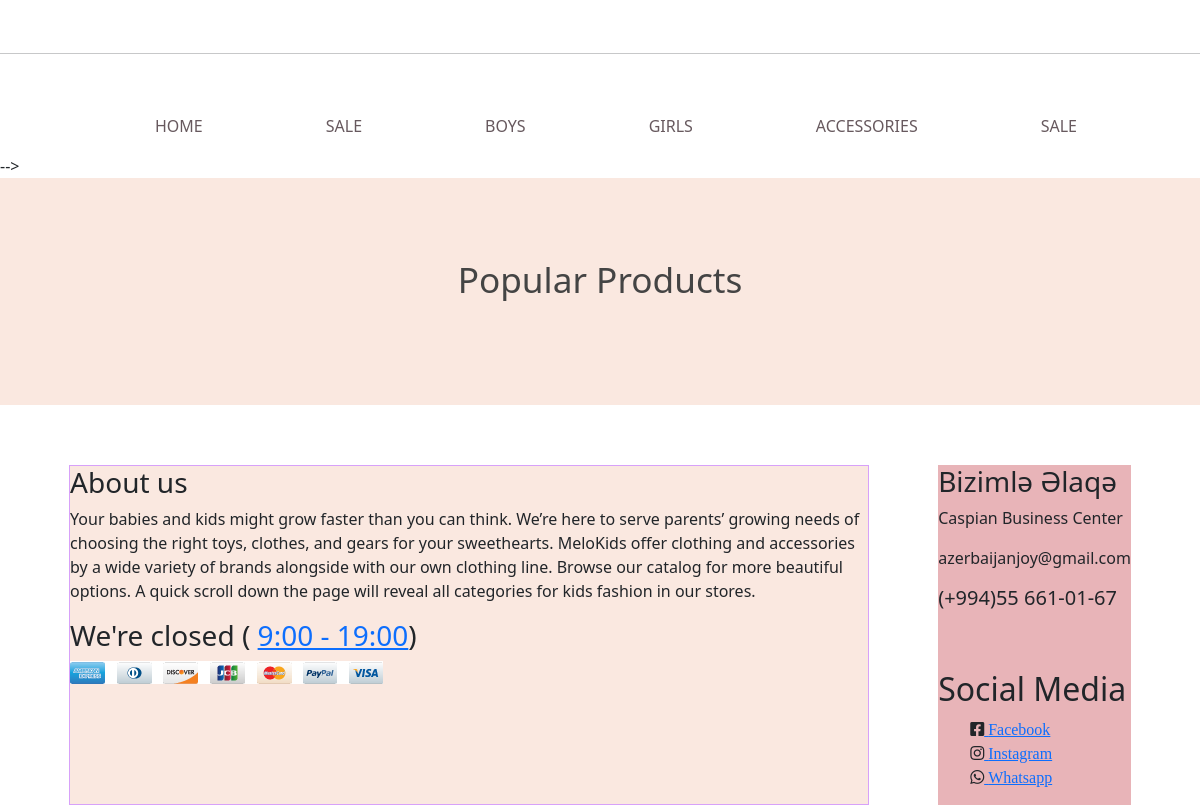
The page /products (lower part) on the database as committed earlier.
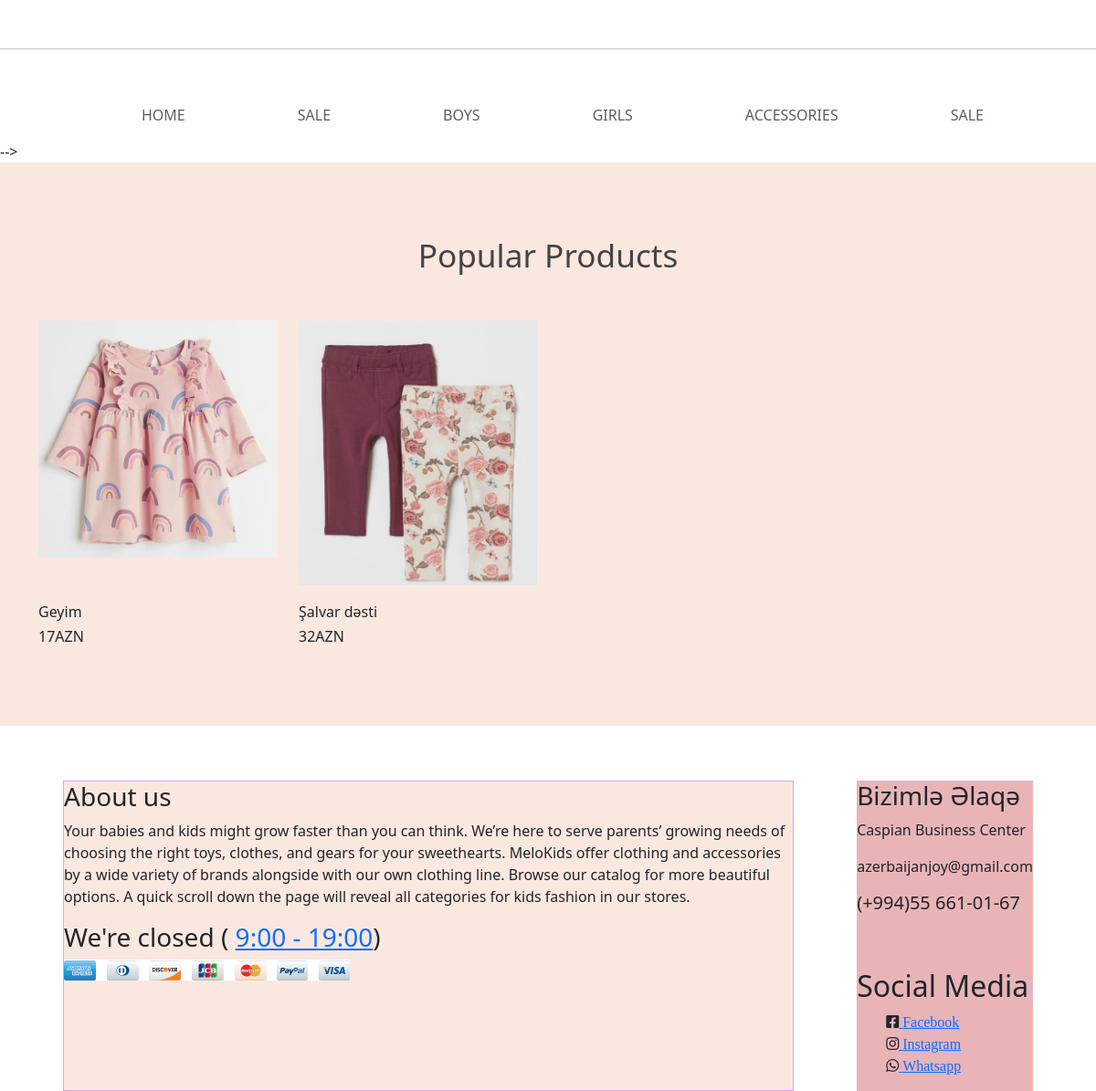
The same page on the database as committed later.
### models.py (models this page shows)
class Products(db.Model):
    id=db.Column(db.Integer, primary_key=True)
    product_categ=db.Column(db.String(70), unique=True, nullable=False)
    product_price=db.Column(db.String(100),unique=True, nullable=False)
    product_image=db.Column(db.String(50))

### admin/routes.py (the view)
@app.route("/products")
def app_products():
    from models import Products
    products=Products.query.all()
    return render_template("app/products.html",products=products)

### templates/app/Products.html (shortened to what this page needs)
<!-- {% extends "app/base.html" %}
{% block content %} -->
    <section class="section-products bckrnd-color">
		<div class="container">
				<div class="row justify-content-center text-center">
						<div class="col-md-8 col-lg-6">
								<div class="header">
										<h2>Popular Products</h2>
								</div>
						</div>
				</div>
				<div class="row">
					{% for products in products %}
					<div class="col-md-6 col-lg-4 col-xl-3">
						<div id="product-1" class="single-product">
							<div class="part-1">
								<img src="/static/uploads/{{products.product_image}}" alt="" srcset="" style="object-fit: cover; width: 100%;">
							</div>
							<div class="part-2">
								<h3 class="product-title">{{products.product_categ}}</h3>
								<h4 class="product-price">{{products.product_price}}AZN</h4>
							</div>
						</div>
					</div>
					{% endfor %}
			</div>
		</div>
</section>
</body>
</html>
{% endblock %}

### templates/app/base.html (shortened to what this page needs)
    <link rel="stylesheet" href="static/css/common.css">
    <link rel="stylesheet" href="static/css/style.css">
    <link rel="stylesheet" href="static/css/hover.css">
    <link rel="stylesheet" href="https://cdn.jsdelivr.net/npm/bootstrap@4.6.1/dist/css/bootstrap.min.css">
    <link rel="stylesheet" href="https://cdn.jsdelivr.net/npm/bootstrap@5.1.3/dist/css/bootstrap.min.css">
    <link rel="stylesheet" href="https://pro.fontawesome.com/releases/v5.10.0/css/all.css"/>
    <link rel="stylesheet" href="https://cdn.jsdelivr.net/npm/@fortawesome/fontawesome-free@5.15.4/css/fontawesome.min.css">
    <link href="//db.onlinewebfonts.com/c/7770c25301f9acbf4010ffbe4cb9f265?family=Edmondsans" rel="stylesheet" type="text/css"/>
</head>
<body>
  <div id="navbar-logo-nd-menu">
  </div>
  <hr>
  <nav class="navbar-nav-menu">
     <ul class="navbar-nav-menu-list">
       <li><a href="/">HOME</a></li>
       <li><a href="/products">SALE</a>
      </li>
         <li><a href="#">BOYS</a>
        </li>
       <li><a href="/products">GIRLS</a>
       </li>
       <li><a href="#">ACCESSORIES</a></li>
       <li><a href="#">SALE</a></li>
     </ul>
  </nav>
{% block content %} {% endblock %}
<footer class="footer-panel">
      <div class="footer-left-panel bckrnd-color">
       <h3>About us</h3>
       <p>Your babies and kids might grow faster than you can think. We’re here to serve parents’ growing needs of choosing the right toys, clothes, and gears for your sweethearts. MeloKids offer clothing and accessories by a wide variety of brands alongside with our own clothing line. Browse our catalog for more beautiful options.
         A quick scroll down the page will reveal all categories for kids fashion in our stores.</p>
     <h3>We're closed ( <a href="#">9:00 - 19:00</a>)</h3>
     <div class="cards">
       <img src="static/Images/credit-card-313x23 (1).png" alt="" srcset="">
     </div>
      </div>
      <div class="footer-right-panel margin-top-min">
        <h3>Bizimlə Əlaqə</h3>
        <p>Caspian Business Center</p>
        <p>azerbaijanjoy@gmail.com</p>
       <h5>(+994)55 661-01-67</h5>
     <div class="margin-top-min">
       <h2>Social Media</h2>
        <ul class="fb-wh-inst">
         <li><i class="fab fa-facebook-square"><a href="https://www.facebook.com/Baby-Joy-112497944613603/"> Facebook </a></i></li>
         <li><i class="fab fa-instagram"><a href="https://www.instagram.com/baby_joy.az/"> Instagram </a> </i></li>
         <li><i class="fab fa-whatsapp"><a href="https://web.whatsapp.com/"> Whatsapp </a></i> </li>
        </ul>
     </div>
      </div>
</footer>

### static/css/common.css (style rules this page uses)
.bckrnd-color { background-color: #FAE8E0 }
.margin-top-min { margin-top: 60px; }

### static/css/style.css (style rules this page uses)
body { width: 100%; height:100vh ; margin: 0px; padding: 0px; font-family: "Edmondsans"; }
h1, h2, h3, h4 ,h5 { padding: 0px; margin: 0px; }
a { text-decoration: none; }
li { list-style-type: none; }
#navbar-logo-nd-menu { width: 100%; display: block; text-align: center; }
hr { border: .5px solid lightgray; }
.navbar-nav-menu { width: 100%; height: auto; position: relative; z-index: 15; }
.navbar-nav-menu-list { margin-top: 60px; display: flex; justify-content: space-evenly; list-style-type: none; }
.navbar-nav-menu ul a { text-decoration: none; color:#67595E; }
.footer-panel { display: flex; justify-content: space-evenly; }
.footer-left-panel { margin-top: 60px; width: 800px; height: auto; border: 1px solid #D7A1F9; }
.footer-right-panel { background-color:#E8B4B8; }
.fb-wh-inst { display: block; }
body { font-family: "Poppins", sans-serif; color: #444444; }
a, a:hover { text-decoration: none; color: inherit; }
.section-products { padding: 80px 0 54px; }
.section-products .header { margin-bottom: 50px; }
.section-products .header h2 { font-size: 2.2rem; font-weight: 400; color: #444444; }
.section-products .single-product { margin-bottom: 26px; }
.section-products .single-product .part-1 { position: relative; height: 290px; max-height: 290px; margin-bottom: 20px; overflow: hidden; }
.section-products .single-product .part-1::before { position: absolute; content: ""; top: 0; left: 0; width: 100%; height: 100%; z-index: -1; transition: all 0.3s; }
.single-product { background-image: url("Images/1jpeg"); }
.section-products #product-1 .part-1::before { background-image: url("Images/1.jpeg") no-repeat center; background-size: cover; transition: all 0.3s; }
.section-products .single-product .part-2 .product-title { font-size: 1rem; }
.section-products .single-product .part-2 h4 { display: inline-block; font-size: 1rem; }

Rows that differ between the two databases and show on the page:
added Products: product_image (picture), product_categ "Geyim", product_price "17"
added Products: product_image (picture), product_categ "Şalvar dəsti", product_price "32"
